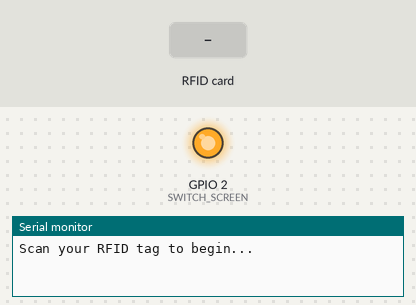
Recording of a sketch running on a simulated ESP32. Shown: output pins drawn as LEDs (lit = HIGH), the last lines printed to the serial monitor. The test bench sets the inputs (shaded band). WiFi joins after 1.5 s; servers stay silent unless stated; random numbers use the default seed unless the sketch sets one; no MQTT or app messages arrive unless stated.

Above: at 0.8 s.
0.9 s: RFID card 5E 7A 19 C4 held to the reader
At 1.5 s:
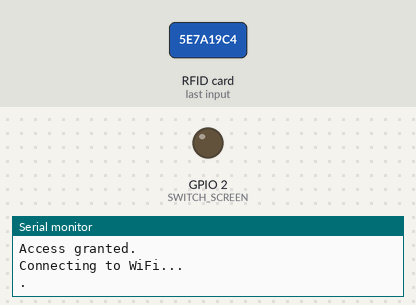
Timing chart, 0 to 3.9 s (numbered marks = the images above; inputs shaded):
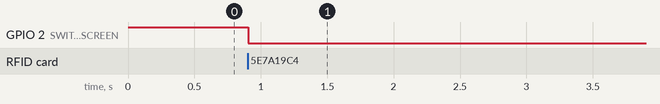

The sketch:

Wifi_connection_to_Thingsboard.ino
```cpp
#define SWITCH_SCREEN 2

#include "DHT.h" // Include DHT sensor library
//=====================================================================
//      Definition and object instantiation of DHT11 module
//=====================================================================
#define DHTPIN 13 // Define pin number to which DHT sensor is connected
#define DHTTYPE DHT11 // Define type of DHT sensor in use, here DHT11
// Create DHT sensor object with defined pin and type
DHT dht(DHTPIN, DHTTYPE);
//======================================================================


//======================================================================
//                   Libraries, definition, variables and
//              object instatiation for Thingsboard connection
//======================================================================
//Wifi connection using MQTT prtotcol pre-req
#include <WiFi.h>
#include <PubSubClient.h>

// Replace with your network credentials
const char* ssid = "TASIGEN's A15";
const char* wifiPassword = "106801ts";

// Replace with your ThingsBoard device token and server address
const char* mqttServer = "demo.thingsboard.io";
const char* token = "nxCZBt4rq7bVwHiskodJ";


WiFiClient wifiClient;
PubSubClient mqttClient(wifiClient);
//=====================================================================


//=====================================================================
//  Function for setting up WiFi and etablishing MQTT communication
//=====================================================================

// Function to connect to WiFi
void setupWiFi() {
  Serial.println("Connecting to WiFi...");
  WiFi.begin(ssid, wifiPassword);
  while (WiFi.status() != WL_CONNECTED) {
    delay(500);
    Serial.print(".");
  }
  Serial.println("\nWiFi connected");
  Serial.print("IP address: ");
  Serial.println(WiFi.localIP());
}

// Function to connect (or reconnect) to MQTT
void reconnectMQTT() {
  // Loop until reconnected to MQTT
  while (!mqttClient.connected()) {
    Serial.print("Attempting MQTT connection...");
    // Connect with device token as username; password is not used
    String clientId = "ESP32Client-";
    clientId += String(random(0xffff), HEX);

    if (mqttClient.connect(clientId.c_str(), token, "")) {
      Serial.println("connected");
    }

    else {
      Serial.print("failed, rc=");
      Serial.print(mqttClient.state());
      Serial.println(" - trying again in 5 seconds");
      delay(5000);
    }
  }
}
//==========================================================================

//==========================================================================
          // Prerequisites for the RFID library
//==========================================================================
#include <SPI.h>
#include <MFRC522.h>

#define SS_PIN 5
#define RST_PIN 22

MFRC522 rfid(SS_PIN, RST_PIN);
MFRC522::Uid acceptedUid;

bool tagScanned = false;
//==========================================================================


//==========================================================================
//        To enable communication between Arduino Serially
//==========================================================================
// Define TX and RX pins for UART (change if needed)
#define TXD1 17
#define RXD1 16

// Use Serial1 for UART communication
HardwareSerial mySerial(2);
//==========================================================================

void setup() {
  Serial.begin(9600);
  pinMode(SWITCH_SCREEN, OUTPUT);
  digitalWrite(SWITCH_SCREEN, HIGH);
  //=======================================================================
        // Part of th coe that ensure RFID to be scanned before proceeding
  //=======================================================================
  SPI.begin();       // Init SPI bus
  rfid.PCD_Init();   // Init MFRC522

  Serial.println("Scan your RFID tag to begin...");

  // Wait for RFID tag before proceeding to loop
  while (!tagScanned) {
    if (rfid.PICC_IsNewCardPresent() && rfid.PICC_ReadCardSerial()) {
      Serial.print("RFID UID: ");
      for (byte i = 0; i < rfid.uid.size; i++) {
        Serial.print(rfid.uid.uidByte[i] < 0x10 ? " 0" : " ");
        Serial.print(rfid.uid.uidByte[i], HEX);
        acceptedUid.uidByte[i] = rfid.uid.uidByte[i];
      }
      acceptedUid.size = rfid.uid.size;
      Serial.println();
      tagScanned = true;

      // Halt PICC
      rfid.PICC_HaltA();
      // Stop encryption on PCD
      rfid.PCD_StopCrypto1();
    }
  }

  Serial.println("Access granted.");
  //=======================================================================
  digitalWrite(SWITCH_SCREEN, LOW);
  setupWiFi();
  mqttClient.setServer(mqttServer, 1883);

  dht.begin(); // Initialize DHT sensor
  Serial.begin(9600);

  //=========================================================================
  //        Uart Communication initialization
  //=========================================================================
  mySerial.begin(9600, SERIAL_8N1, RXD1, TXD1);  // UART setup

  Serial.println("ESP32 UART Receiver");
  //=========================================================================

  delay(2000); // Wait for 2 seconds
}

void loop() {

  if (!mqttClient.connected()) {
    reconnectMQTT();
  }
  mqttClient.loop();

  delay(5000); // Wait for 5 seconds
  String message;
  // Read humidity value from the DHT sensor and store it in the variable h
  float h = dht.readHumidity();
  // Read temperature value from the DHT sensor and store it in the variable t
  float t = dht.readTemperature();

  // Check if any reading operation failed
  /*if (isnan(h) || isnan(t)) {
  // If a reading operation failed, exit the current loop to try again
    printf("Error in reading sensor!");
    return;
  }*/
  if (mySerial.available()) {
    // Read data and display it
    message = mySerial.readStringUntil('\n');
    Serial.println("Received: " + message);
  }
  //String message = "{\"Sleepiness\": 25, \"Happiness\": 23, \"Hunger\":10 , \"Age\":40, \"BeardLength\":10, \"Expression\":\"Neutral\", \"Clothing\":\"Shirt\"}";
  // Do something with the humidity and temperature values here
  printf("%.2f%, %.2f Celsius\n", h, t);


  // Build a JSON payload with the random numbers
  char pld[300];
  snprintf(pld, sizeof(pld), "{\"Humidity\":%.2f, \"Temperature\":%.2f}", h, t);

  if (mqttClient.publish("v1/devices/me/telemetry", pld)) {
    Serial.println("Telemetry data published");
  } else {
    Serial.println("Publish failed");
  }

  delay(5000); // Wait for 5 second before the next loop iteration
}
```

Measured:
- after the input at 0.9 s, GPIO 2 (SWITCH_SCREEN): HIGH → LOW at once
